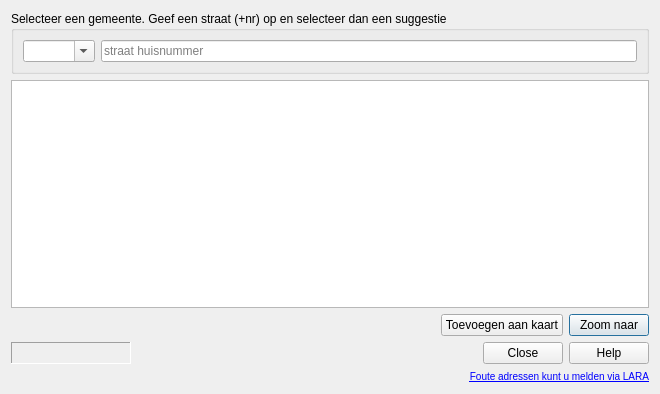
<?xml version="1.0" encoding="UTF-8"?>
<ui version="4.0">
 <author>Kay Warrie</author>
 <class>geopunt4Qgis</class>
 <widget class="QDialog" name="geopunt4Qgis">
  <property name="geometry">
   <rect>
    <x>0</x>
    <y>0</y>
    <width>660</width>
    <height>394</height>
   </rect>
  </property>
  <property name="windowTitle">
   <string>Zoek een adres via Geopunt </string>
  </property>
  <property name="windowIcon">
   <iconset>
    <normaloff>images/Adres.svg</normaloff>images/Adres.svg</iconset>
  </property>
  <layout class="QVBoxLayout" name="verticalLayout">
   <item>
    <widget class="QGroupBox" name="inputBox">
     <property name="title">
      <string>Selecteer een gemeente. Geef een straat (+nr) op en selecteer dan een suggestie </string>
     </property>
     <layout class="QHBoxLayout" name="horizontalLayout">
      <item>
       <widget class="QComboBox" name="gemeenteBox">
        <property name="editable">
         <bool>true</bool>
        </property>
       </widget>
      </item>
      <item>
       <widget class="QLineEdit" name="zoekText">
        <property name="placeholderText">
         <string>straat huisnummer</string>
        </property>
       </widget>
      </item>
     </layout>
    </widget>
   </item>
   <item>
    <widget class="QListWidget" name="resultLijst"/>
   </item>
   <item>
    <layout class="QHBoxLayout" name="horizontalLayout_2">
     <item>
      <spacer name="horizontalSpacer">
       <property name="orientation">
        <enum>Qt::Orientation::Horizontal</enum>
       </property>
       <property name="sizeHint" stdset="0">
        <size>
         <width>40</width>
         <height>20</height>
        </size>
       </property>
      </spacer>
     </item>
     <item>
      <widget class="QPushButton" name="Add2mapKnop">
       <property name="text">
        <string>Toevoegen aan kaart</string>
       </property>
       <property name="icon">
        <iconset>
         <normaloff>images/addPointLayer.png</normaloff>images/addPointLayer.png</iconset>
       </property>
       <property name="autoDefault">
        <bool>false</bool>
       </property>
      </widget>
     </item>
     <item>
      <widget class="QPushButton" name="ZoomKnop">
       <property name="text">
        <string>Zoom naar</string>
       </property>
       <property name="icon">
        <iconset>
         <normaloff>images/binocularsSmall.png</normaloff>images/binocularsSmall.png</iconset>
       </property>
       <property name="default">
        <bool>true</bool>
       </property>
      </widget>
     </item>
    </layout>
   </item>
   <item>
    <layout class="QHBoxLayout" name="horizontalLayout_3">
     <item>
      <widget class="QLabel" name="label">
       <property name="minimumSize">
        <size>
         <width>120</width>
         <height>0</height>
        </size>
       </property>
       <property name="frameShape">
        <enum>QFrame::Shape::Panel</enum>
       </property>
       <property name="frameShadow">
        <enum>QFrame::Shadow::Sunken</enum>
       </property>
       <property name="text">
        <string/>
       </property>
      </widget>
     </item>
     <item>
      <spacer name="horizontalSpacer_2">
       <property name="orientation">
        <enum>Qt::Orientation::Horizontal</enum>
       </property>
       <property name="sizeHint" stdset="0">
        <size>
         <width>40</width>
         <height>20</height>
        </size>
       </property>
      </spacer>
     </item>
     <item>
      <widget class="QDialogButtonBox" name="buttonBox">
       <property name="sizePolicy">
        <sizepolicy hsizetype="Maximum" vsizetype="Fixed">
         <horstretch>0</horstretch>
         <verstretch>0</verstretch>
        </sizepolicy>
       </property>
       <property name="orientation">
        <enum>Qt::Orientation::Horizontal</enum>
       </property>
       <property name="standardButtons">
        <set>QDialogButtonBox::StandardButton::Close|QDialogButtonBox::StandardButton::Help</set>
       </property>
       <property name="centerButtons">
        <bool>false</bool>
       </property>
      </widget>
     </item>
    </layout>
   </item>
   <item>
    <widget class="QLabel" name="laraLbl">
     <property name="text">
      <string>&lt;small&gt;&lt;a href=&quot;https://lara.vlaanderen.be&quot;&gt;Foute adressen kunt u melden via LARA&lt;/a&gt;&lt;/small&gt;</string>
     </property>
     <property name="alignment">
      <set>Qt::AlignmentFlag::AlignBottom|Qt::AlignmentFlag::AlignRight|Qt::AlignmentFlag::AlignTrailing</set>
     </property>
     <property name="margin">
      <number>-1</number>
     </property>
     <property name="openExternalLinks">
      <bool>true</bool>
     </property>
     <property name="textInteractionFlags">
      <set>Qt::TextInteractionFlag::LinksAccessibleByKeyboard|Qt::TextInteractionFlag::LinksAccessibleByMouse</set>
     </property>
    </widget>
   </item>
  </layout>
  <zorder>inputBox</zorder>
  <zorder>resultLijst</zorder>
  <zorder>laraLbl</zorder>
  <zorder></zorder>
  <zorder></zorder>
 </widget>
 <resources/>
 <connections>
  <connection>
   <sender>buttonBox</sender>
   <signal>rejected()</signal>
   <receiver>geopunt4Qgis</receiver>
   <slot>reject()</slot>
   <hints>
    <hint type="sourcelabel">
     <x>565</x>
     <y>352</y>
    </hint>
    <hint type="destinationlabel">
     <x>329</x>
     <y>196</y>
    </hint>
   </hints>
  </connection>
 </connections>
</ui>
